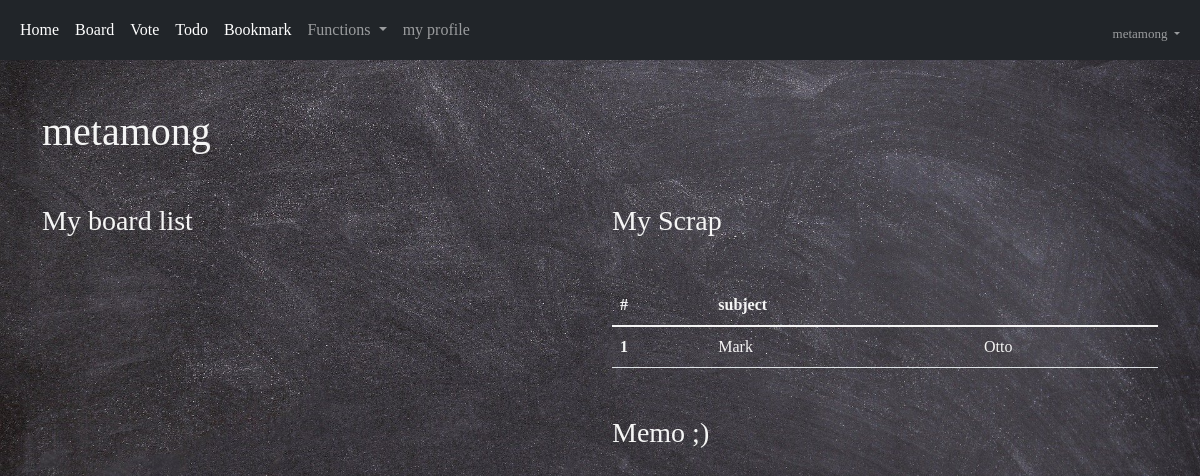
The app's page /mypage/ (signed in), older data.
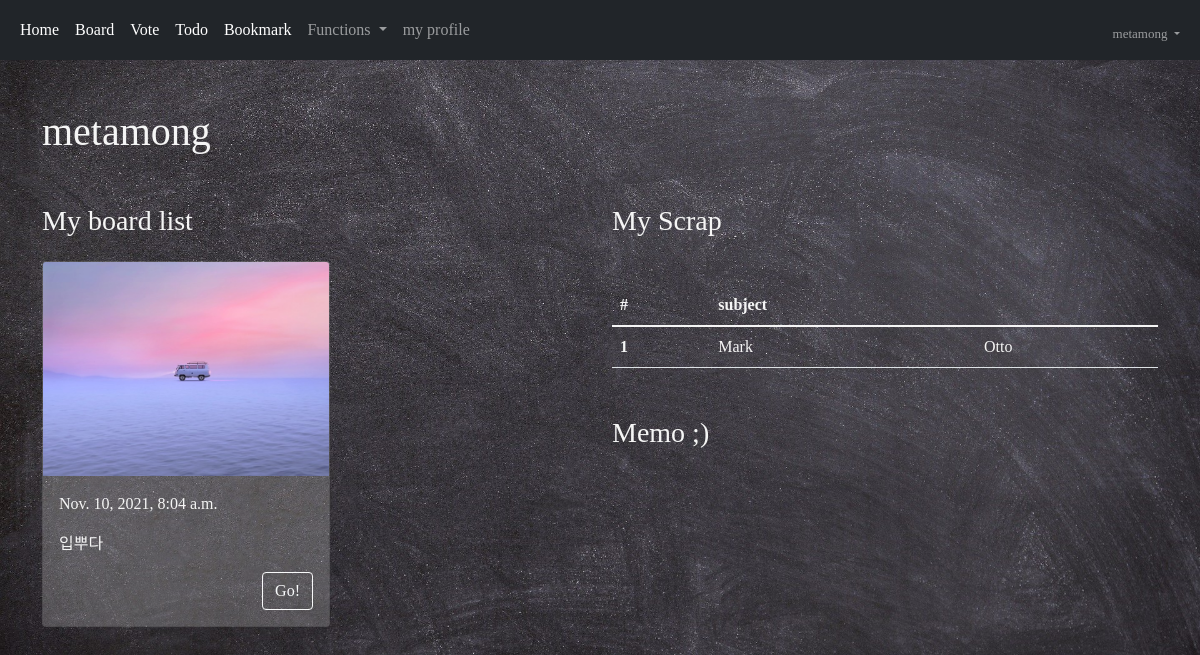
The same page, newer data.
### board/models.py (models this page shows, shortened)
class Board(models.Model):
    picture = models.ImageField(upload_to="boa")
    writer = models.CharField(max_length=30)
    content = models.TextField()
    pubdate = models.DateTimeField()
    like = models.ManyToManyField(User, blank=True)
    def summary(self):
        if len(self.content) > 30:
            return self.content[:30] + "..."
        return self.content

### mypage/views.py (the view)
# urls.py: path('', views.index, name="index"),
def index(request):
    b = Board.objects.all()
    context = {
        "myb" : b
    }
    return render(request, "mypage/index.html", context)

### template/mypage/index.html (shortened to what this page needs)
{% extends 'base.html' %}
{% block auth %}
<body>
    <div class="container my-5">
        <h1>{{ user.username }}</h1>
        <div class="row my-5">
            <div class="col-lg-6">
                <h3>My board list</h3>
                <div class="row">
                    {% for i in myb %}
                        {% if user.username == i.writer %}
                        <div class="col-lg-6">
                            <div class="card my-3" style="width: 18rem; background-color: rgba(245, 245, 245, 0.211);">
                                <img src="{{ i.picture.url }}" class="card-img-top">
                                <div class="card-body">
                                    <p class="card-text">{{ i.pubdate }}</p>
                                    <p class="card-text">{{ i.summary }}</p>
                                    <div class="text-end">
                                        <a href="{% url 'board:detail' i.id %}" class="btn btn-outline-light">Go!</a>
                                    </div>
                                </div>
                            </div>
                        </div>
                        {% endif %}
                    {% endfor %}
                </div>
            </div>
            <div class="col-lg-6">
                <div>
                    <h3>My Scrap</h3>
                    <table class="table table-hover my-5" style="color:whitesmoke;">
                        <thead>
                          <tr>
                            <th scope="col">#</th>
                            <th scope="col">subject</th>
                            <th scope="col"></th>
                          </tr>
                        </thead>
                        <tbody>
                          <tr>
                            <th scope="row">1</th>
                            <td>Mark</td>
                            <td>Otto</td>
                          </tr>
                        </tbody>
                      </table>
                </div>
                <div>
                    <h3>Memo ;)</h3>
                </div>
            </div>
        </div>
    </div>
</body>
{% endblock %}

Row changes from the older to the newer data that the page shows:
added Board: picture (picture), pubdate "Nov. 10, 2021, 8:04 a.m.", summary "입뿌다"
